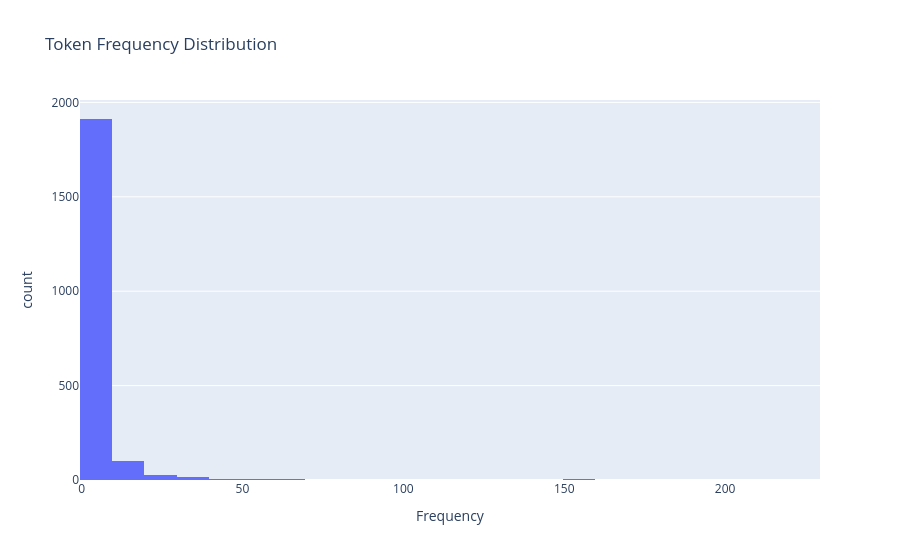

The cell this chart's notebook holds for it:
### Markdown cell above
**Interpretation:** Most Khmer tokens should be short or medium length. A long tail can indicate compound words or imperfect segmentation.

### Code cell
fig = px.histogram(token_freq_df, x="frequency", nbins=40, title="Token Frequency Distribution", labels={"frequency": "Frequency"})
fig.show()

### Figure 1 — Plotly figure (JSON) as saved in the notebook; plotly's stock layout.template omitted (floating-point values rounded to 4 significant figures; data arrays with more than 128 entries replaced by an {"elided": "..."} marker saying what was removed)
{"data": [{"bingroup": "x", "hovertemplate": "Frequency=%{x}<br>count=%{y}<extra></extra>", "legendgroup": "", "marker": {"color": "#636efa", "pattern": {"shape": ""}}, "name": "", "nbinsx": 40, "orientation": "v", "showlegend": false, "type": "histogram", "x": {"elided": "2086 int values"}, "xaxis": "x", "yaxis": "y"}], "layout": {"barmode": "relative", "legend": {"tracegroupgap": 0}, "title": {"text": "Token Frequency Distribution"}, "xaxis": {"anchor": "y", "domain": [0, 1], "title": {"text": "Frequency"}}, "yaxis": {"anchor": "x", "domain": [0, 1], "title": {"text": "count"}}}}
